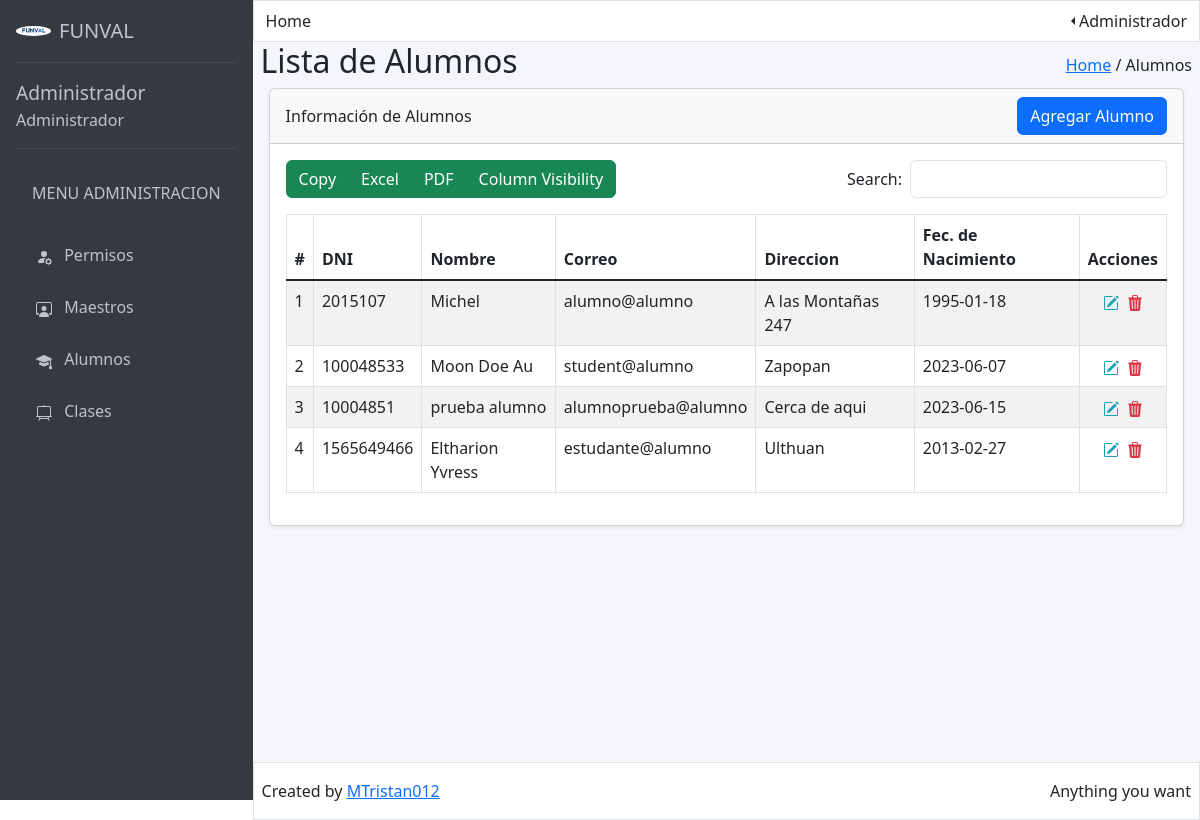
Screenshot of /views/adminAlumnos.view.php (signed in) with the database file from the repository.
### tables this page shows
CREATE TABLE `universityusers` (
  `id` int(200) NOT NULL,
  `email` varchar(200) NOT NULL,
  `password` varchar(200) NOT NULL,
  `permiso` int(200) NOT NULL,
  `estado` int(200) NOT NULL,
  `nombre` varchar(200) NOT NULL,
  `direccion` varchar(200) DEFAULT NULL,
  `fechaDeNacimiento` date DEFAULT NULL,
  `claseAsignada` varchar(200) DEFAULT NULL,
  `dni` int(200) DEFAULT NULL
);

### sources/srcAdminAlumnos.php (the view, shortened to what this page needs)
<?php
$servername = "127.0.0.1";
$username = "root";
$password = "";
$dbname = "proyecto";
$conn = mysqli_connect($servername, $username, $password, $dbname);
$conn->set_charset("utf8");
$sql = "SELECT * FROM universityusers WHERE `permiso` = 3;";
$result = mysqli_query($conn, $sql);
?>
<div class="d-flex justify-content-between">
    <div class="btn-group" role="group" aria-label="Basic example">
        <button type="button" class="btn btn-success">Copy</button>
        <button type="button" class="btn btn-success">Excel</button>
        <button type="button" class="btn btn-success">PDF</button>
        <button type="button" class="btn btn-success">Column Visibility</button>
    </div>
    <div>
        <div class="form d-flex">
            <p class="my-auto me-2">Search: </p>
            <input class="form-control" id="floatingTextarea2" style="box-shadow: none;"></input>
        </div>
    </div>
</div>
<div class="mt-3">
    <table class="table table-striped table-bordered">
        <thead>
            <tr>
                <th scope="col">#</th>
                <th scope="col">DNI</th>
                <th scope="col">Nombre</th>
                <th scope="col">Correo</th>
                <th scope="col">Direccion</th>
                <th scope="col">Fec. de Nacimiento</th>
                <th scope="col">Acciones</th>
            </tr>
        </thead>
        <tbody class="table-group-divider">
            <?php
            $x = 1;
            while ($row = mysqli_fetch_assoc($result)) {
                $id = $row["id"];
            ?>
                <tr>
                    <td>
                        <?php
                        echo $x;
                        $x++;
                        ?>
                    </td>
                    <td> <?php echo $row["dni"]; ?> </td>
                    <td> <?php echo $row["nombre"]; ?> </td>
                    <td> <?php echo $row["email"]; ?> </td>
                    <td> <?php echo $row["direccion"]; ?> </td>
                    <td> <?php echo $row["fechaDeNacimiento"]; ?> </td>
                    <td>
                        <div class="d-flex justify-content-center">
                            <a type="button" class="btn-link" style="color: #17a2b8" data-bs-toggle="modal" data-bs-target="#adminAlumnoModal<?php echo $id; ?>">
                            </a>
                            <a type="button" class="btn-link ms-2" style="color: #dc3545" data-bs-toggle="modal" data-bs-target="#adminAlumnoModalDelete<?php echo $id; ?>">
                            </a>
                        </div>
                    </td>
                </tr>
            <?php
            }
            ?>
        </tbody>
    </table>
</div>

### rows the page displays
universityusers: dni "2015107", nombre "Michel", email "alumno@alumno", direccion "A las Montañas 247", fechaDeNacimiento "1995-01-18"
universityusers: dni "100048533", nombre "Moon Doe Au", email "student@alumno", direccion "Zapopan", fechaDeNacimiento "2023-06-07"
universityusers: dni "10004851", nombre "prueba alumno", email "alumnoprueba@alumno", direccion "Cerca de aqui", fechaDeNacimiento "2023-06-15"
universityusers: dni "1565649466", nombre "Eltharion Yvress", email "estudante@alumno", direccion "Ulthuan", fechaDeNacimiento "2013-02-27"

### other values shown
$_SESSION['nombre'] "Administrador"
